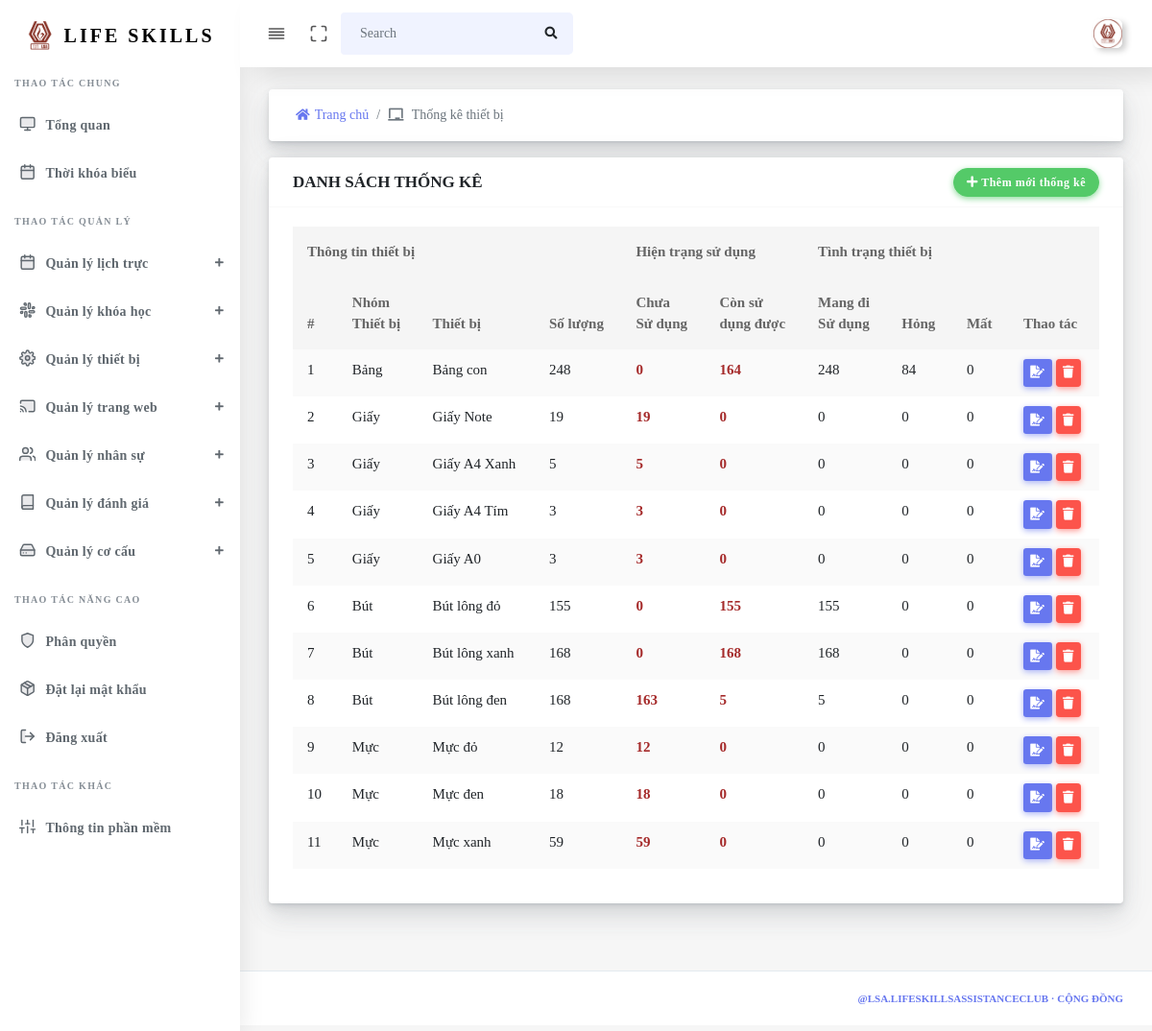
Page /Admin/DeviceStatistics (signed in) on the committed database.
### tables this page shows
CREATE TABLE `tbl_devicestatistics` (
  `id_devicestatistics` int(255) NOT NULL,
  `id_device` int(255) NOT NULL,
  `quantily` int(255) NOT NULL,
  `using` int(255) NOT NULL DEFAULT 0,
  `donotuse` int(255) NOT NULL DEFAULT 0,
  `normal` int(255) NOT NULL DEFAULT 0,
  `broken` int(255) NOT NULL DEFAULT 0,
  `lost` int(255) NOT NULL DEFAULT 0
);

CREATE TABLE `tbl_devicegroup` (
  `id_devicegroup` int(255) NOT NULL,
  `devicegroup` varchar(255) NOT NULL,
  `note` varchar(255) DEFAULT NULL
);

CREATE TABLE `tbl_device` (
  `id_device` int(255) NOT NULL,
  `id_devicegroup` int(255) NOT NULL,
  `device` varchar(255) NOT NULL,
  `description` varchar(255) DEFAULT NULL,
  `note` varchar(255) DEFAULT NULL
);

### source/views/admin/layout.php (called while the page is built)
<?php
$filepath = realpath(dirname(__FILE__));
require_once($filepath . '/partials/header.php');
require_once($filepath . '/partials/sidebar.php');
require_once($filepath . '/pages/' . $data['page'] . '.php');
require_once($filepath . '/partials/footer.php');
?>

### source/core/Controller.php (called while the page is built, shortened)
<?php
class Controller
{
    public function viewAdmin($view, $data = [])
    {
        require_once(realpath(dirname(__FILE__)) . '/../views/admin/' . $view . '.php');
    }
}
?>

### source/controllers/Admin.php (called while the page is built, shortened)
<?php
class Admin extends Controller
{
  private $Device;
  function __construct()
  {
    $this->Device           = $this->model("Device");
  }
  public function DeviceStatistics()
  {
    $Notification = [];
    $this->viewAdmin("layout", [
      "page"                  => "device/device-statistics",
      "ListDevice"            => $this->Device->getDevice(),
      "ListDeviceStatistics"  => $this->Device->getDeviceStatistics(),
      "Notification"          => $Notification,
    ]);
  }
}

### source/core/App.php (called while the page is built, shortened)
<?php
class App
{
    protected $action       = "Index";
    function __construct()
    {
        $arr        = $this->UrlProcess();
        $filepath   = realpath(dirname(__FILE__));
        if (isset($arr[0])) {
            if (file_exists($filepath . '/../controllers/' . $arr[0] . '.php')) {
                if ($arr[0] == "Admin") {
                    $this->action = "Home";
                }
                unset($arr[0]);
            }
        }
        $this->controller = new $this->controller;
        if (isset($arr[1])) {
            if (method_exists($this->controller, $arr[1])) {
                $this->action = $arr[1];
            }
            unset($arr[1]);
        }
        $this->params = $arr ? array_values($arr) : [];
        call_user_func_array([$this->controller, $this->action], $this->params);
    }
    function UrlProcess()
    {
        if (isset($_GET["url"])) return explode("/", filter_var(trim($_GET["url"], "/")));
    }
}
?>

### index.php (called while the page is built, shortened)
<?php
$myApp = new App();
?>

### source/core/lib/database.php (called while the page is built, shortened)
<?php
class Database
{
  protected $host   = DB_HOST;
  protected $user   = DB_USER;
  protected $pass   = DB_PASS;
  protected $dbname = DB_NAME;
  public $link;
  private function connectDB()
  {
    $this->link = new mysqli(
      $this->host,
      $this->user,
      $this->pass,
      $this->dbname
    );
  }
  public function select($query)
  {
    $result = $this->link->query($query) or
      die($this->link->error . __LINE__);
    if ($result->num_rows > 0) {
      return $result;
    } else {
      return false;
    }
  }
}

### source/models/Device.php (called while the page is built, shortened)
<?php
class Device
{
  private $db;
  public function __construct()
  {
    $this->db = new Database();
  }
  public function getDeviceStatistics()
  {
    $query  = "SELECT tbl_devicestatistics.*, tbl_device.device, tbl_devicegroup.devicegroup FROM `tbl_devicestatistics`, `tbl_device`, `tbl_devicegroup` WHERE tbl_devicestatistics.id_device = tbl_device.id_device AND tbl_device.id_devicegroup = tbl_devicegroup.id_devicegroup";
    $result = $this->db->select($query);
    return $result;
  }
}

### source/views/admin/pages/device/device-statistics.php (the view, shortened to what this page needs)
<div class="main-content">
  <section class="section mb-3">
    <div class="section-body">
      <div class="row">
        <div class="col-md-12">
          <div class="card mb-2">
            <div class="card-body p-2">
              <nav aria-label="breadcrumb m-0">
                <ol class="breadcrumb bg-white m-0">
                  <li class="breadcrumb-item"><a href="Admin/Home"><i class="fas fa-home"></i>Trang chủ</a></li>
                  <li class="breadcrumb-item active" aria-current="page"><i class="fas fa-chalkboard"></i> Thống kê thiết bị </li>
                </ol>
              </nav>
            </div>
          </div>
        </div>
      </div>
    </div>
  </section>
  <section class="section">
    <div class="section-body">
      <div class="row">
        <div class="col-md-12">
          <div class="card">
            <div class="card-header">
              <h4>DANH SÁCH THỐNG KÊ</h4>
              <div class="card-header-action">
                <a href="#" class="btn btn-success" data-toggle="modal" data-target="#addDeviceStatistics"><i class="fas fa-plus"></i> Thêm mới thống kê</a>
              </div>
            </div>
            <div class="card-body">
              <div class="table-responsive">
                <table class="table table-striped table-md table-hover" id="table-1">
                  <thead>
                    <tr>
                      <th colspan="4">Thông tin thiết bị</th>
                      <th colspan="2">Hiện trạng sử dụng</th>
                      <th colspan="3">Tình trạng thiết bị</th>
                      <th colspan="2"></th>
                    </tr>
                    <tr>
                      <th>#</th>
                      <th>Nhóm <br> Thiết bị</th>
                      <th>Thiết bị</th>
                      <th>Số lượng</th>
                      <th>Chưa <br> Sử dụng</th>
                      <th>Còn sử<br> dụng được</th>
                      <th>Mang đi <br> Sử dụng</th>
                      <th>Hỏng</th>
                      <th>Mất</th>
                      <th>Thao tác</th>
                    </tr>
                  </thead>
                  <tbody>
                    <?php if ($data['ListDeviceStatistics']) {
                      $i = 1;
                      while ($value = $data['ListDeviceStatistics']->fetch_assoc()) { ?>
                        <tr>
                          <td><?php echo $i++; ?></td>
                          <td><?php echo $value['devicegroup']; ?></td>
                          <td><?php echo $value['device']; ?></td>
                          <td><?php echo $value['quantily']; ?></td>
                          <td class="font-weight-bold" style="color: brown;"><?php echo $value['donotuse']; ?></td>
                          <td class="font-weight-bold" style="color: brown;"><?php echo $value['normal']; ?></td>
                          <td><?php echo $value['using']; ?></td>
                          <td><?php echo $value['broken']; ?></td>
                          <td><?php echo $value['lost']; ?></td>
                          <td>
                            <a onclick="updateDeviceStatistics('<?php echo $value['id_devicestatistics'] ?>', '<?php echo $value['devicegroup'] ?>', '<?php echo $value['device'] ?>', '<?php echo $value['quantily'] ?>', '<?php echo $value['donotuse'] ?>', '<?php echo $value['normal'] ?>', '<?php echo $value['using'] ?>', '<?php echo $value['broken'] ?>', '<?php echo $value['lost'] ?>')" href="#" class="btn btn-sm btn-primary" data-toggle="modal" data-target="#updateDeviceStatistics"><i class="fas fa-file-signature"></i></a>
                            <a href="#" class="btn btn-sm btn-danger" onclick="deleteDeviceStatistics('<?php echo $value['id_devicestatistics'] ?>','<?php echo $value['device'] ?>')" data-toggle="modal" data-target="#deleteDeviceStatistics"><i class="fas fa-trash"></i></a>
                          </td>
                        </tr>
                    <?php }
                    } ?>
                  </tbody>
                </table>
              </div>
            </div>
          </div>
        </div>
      </div>
    </div>
  </section>
</div>

### rows in the picture
tbl_devicestatistics: tbl_devicegroup.devicegroup "Bảng", id_device.device "Bảng con", quantily "248", donotuse "0", normal "164", using "248", broken "84", lost "0"
tbl_devicestatistics: tbl_devicegroup.devicegroup "Giấy", id_device.device "Giấy Note", quantily "19", donotuse "19", normal "0", using "0", broken "0", lost "0"
tbl_devicestatistics: tbl_devicegroup.devicegroup "Giấy", id_device.device "Giấy A4 Xanh", quantily "5", donotuse "5", normal "0", using "0", broken "0", lost "0"
tbl_devicestatistics: tbl_devicegroup.devicegroup "Giấy", id_device.device "Giấy A4 Tím", quantily "3", donotuse "3", normal "0", using "0", broken "0", lost "0"
tbl_devicestatistics: tbl_devicegroup.devicegroup "Giấy", id_device.device "Giấy A0", quantily "3", donotuse "3", normal "0", using "0", broken "0", lost "0"
tbl_devicestatistics: tbl_devicegroup.devicegroup "Bút", id_device.device "Bút lông đỏ", quantily "155", donotuse "0", normal "155", using "155", broken "0", lost "0"
tbl_devicestatistics: tbl_devicegroup.devicegroup "Bút", id_device.device "Bút lông xanh", quantily "168", donotuse "0", normal "168", using "168", broken "0", lost "0"
tbl_devicestatistics: tbl_devicegroup.devicegroup "Bút", id_device.device "Bút lông đen", quantily "168", donotuse "163", normal "5", using "5", broken "0", lost "0"
tbl_devicestatistics: tbl_devicegroup.devicegroup "Mực", id_device.device "Mực đỏ", quantily "12", donotuse "12", normal "0", using "0", broken "0", lost "0"
tbl_devicestatistics: tbl_devicegroup.devicegroup "Mực", id_device.device "Mực đen", quantily "18", donotuse "18", normal "0", using "0", broken "0", lost "0"
tbl_devicestatistics: tbl_devicegroup.devicegroup "Mực", id_device.device "Mực xanh", quantily "59", donotuse "59", normal "0", using "0", broken "0", lost "0"
